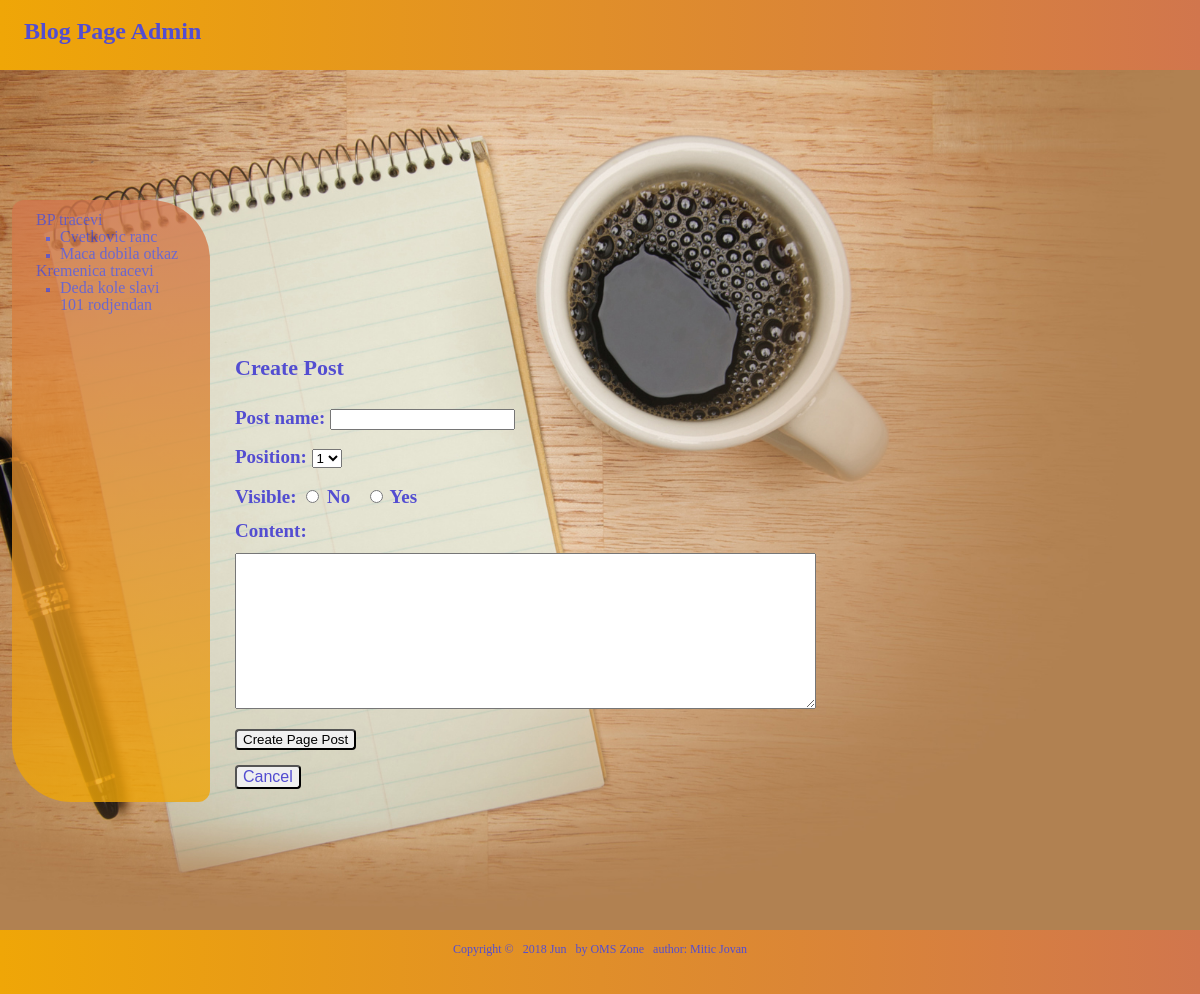
/new_page.php?subject=14, run on the app's committed database.
### tables this page shows
CREATE TABLE `subjects` (
  `id` int(11) NOT NULL AUTO_INCREMENT,
  `manu_name` varchar(650) DEFAULT NULL,
  `position` int(3) NOT NULL,
  `visible` tinyint(1) NOT NULL,
  PRIMARY KEY (`id`)
);

CREATE TABLE `pages` (
  `id` int(11) NOT NULL AUTO_INCREMENT,
  `subject_id` int(11) NOT NULL,
  `manu_name` varchar(30) NOT NULL,
  `position` int(3) NOT NULL,
  `visible` tinyint(1) NOT NULL,
  `content` text,
  PRIMARY KEY (`id`),
  KEY `subject_id` (`subject_id`)
);

### public/new_page.php (the view, shortened to what this page needs)
<?php require_once("../includes/db_connection.php"); ?>
<?php require_once("../includes/functions.php"); ?>
<?php find_selected_page(); ?>
<?php include("../includes/layouts/header.php"); ?>
	<div id="main">
	<div id="navigation">
		<?php echo navigation($current_subject, $current_page); ?>
	</div>
	<div id="page">
		<br>
		<h2>Create Post</h2>
		<form action="new_page.php?subject=<?php echo urlencode($current_subject["id"]); ?> " method="post">
		<p>Post name:
			<input type="text" name="manu_name" value="">
		</p>
		<p>Position:
		<select name="position">
			<?php
			$page_set = find_pages_for_subject($current_subject["id"]);
			$page_count = mysqli_num_rows($page_set);
			for ($count = 1; $count <= ($page_count + 1); $count++){
				echo "<option value=\"{$count}\">{$count}</option>";
			}
			 ?>
		</select>
		</p>
		<p>Visible:
			<input type="radio" name="visible" value="0"> No &nbsp;
			<input type="radio" name="visible" value="1"> Yes
		</p>
		<p>Content:<br><br>
		<textarea name="content" rows="10" cols="70"></textarea>
		</p>
		<input class="button" type="submit" name="submit" value="Create Page Post">
		</form>
		<br>
		<button class="button"><a href="manage_content.php?subject=<?php echo urlencode($current_subject["id"]); ?>">Cancel</a></button>
	</div>
</div>
		<?php include("../includes/layouts/footer.php") ?>

### includes/functions.php (shortened to what this page needs)
<?php
	function find_all_subjects($public=true) {
				global $connection;
				$query = "SELECT * ";
				$query .= "FROM subjects " ;
				$query .= "ORDER BY position ASC";
				$subject_set = mysqli_query($connection, $query);
				return $subject_set;
	}
	function find_pages_for_subject($subject_id, $public=true) {
				global $connection;
				$safe_subject_id = mysqli_real_escape_string($connection, $subject_id);
				$query = "SELECT * ";
				$query .= "FROM pages ";
				$query .= "WHERE subject_id = {$safe_subject_id} ";
				if ($public) {
					$query .= "AND visible = 1 ";
				}
				$query .= "ORDER BY position ASC";
				$page_set = mysqli_query($connection, $query);
				return $page_set;
	}
	 function find_subject_by_id($subject_id, $public=true) {
				global $connection;
				$query = "SELECT * ";
				$query .= "FROM subjects " ;
				$query .= "WHERE id = {$subject_id} ";
				$query .= "LIMIT 1";
				$subject_set = mysqli_query($connection, $query);
				 if ($subject = mysqli_fetch_assoc($subject_set)) {
				 	return $subject;
				 } else {
				 	return null;
				 }
	}
	function find_selected_page($public=false) {
		if (isset($_GET["subject"])) {
			$current_subject = find_subject_by_id($_GET["subject"],$public);
			if ($current_subject && $public) {
				$current_page = find_default_page_for_subject($current_subject["id"]);
			} else {
				$current_page = null;
			}
		} elseif (isset($_GET["page"])) {
			$current_subject = null;
			$current_page = find_page_by_id($_GET["page"], $public);
		} else {
			$current_subject = null;
			$current_page = null;
		}
	}
	function navigation($subject_array, $page_array) {
		$output = "<ul class=\"subjects\">";
				$subject_set = find_all_subjects(false);
				while ($subject = mysqli_fetch_assoc($subject_set)) {
					$output .= "<li";
					if ($subject_array && $subject["id"] == $subject_array["id"]) {
					$output .= " class=\"selected\"";
					}
					$output .= ">";
					$output .= "<a href=\"manage_content.php?subject=";
					$output .= urlencode($subject["id"]);
					$output .= "\">";
					$output .= htmlentities($subject["manu_name"]);
					$output .= "</a>";
					$page_set = find_pages_for_subject($subject["id"], false);
					$output .="<ul class=\"pages\">";
					while ($page = mysqli_fetch_assoc($page_set)) {
					$output .= "<li";
					$output .= ">";
					$output .= "<a href=\"manage_content.php?page=";
					$output .= urlencode($page["id"]);
					$output .= "\">";
					$output .= htmlentities($page["manu_name"]);
					$output .= "</a></li>";
					}
					$output .= "</ul></li>";
				}
			$output .= "</ul>";
			return $output;
	}
 ?>

### public/css/public.css (style rules this page uses)
html body { margin: 0; padding: 0; border: 0; font-size: 12px; line-height: 15px; background: #5892ef; }
p { color: #534dd1; }
a { color: #534dd1; }
.button { border-radius: 4px; }
#main { height: 860px; width: 100%; margin: 0; padding: 0; background-image: url("../images/pic4.jpg"); background-repeat: no-repeat; background-size: cover; }
#navigation { float: left; width: 150px; height: 70%; margin-top: 130px; margin-left: 12px; padding: 0 2em; color: #534dd1; background: linear-gradient(#d1764d, #efa607); border-radius: 12px 60px; opacity: 0.8; margin-right: 25px; }
#navigation a { text-decoration: none; }
ul.subjects { margin: 1em 0; padding-left: 0; list-style: none; }
ul.pages { padding-left: 2em; list-style: square; font-weight: normal; }
#page { vertical-align: top; padding-top: 260px; margin-left: 220px; }
#page h2 { color: #534dd1; margin: 0 auto; padding: 15px; font-size: 22px; }
#page p, a { font-size: 16px; text-decoration: none; }
#page p { font-size: 19px; color: #534dd1; font-weight: bold; }

### data on the page
subjects: value "BP tracevi"
pages: value "Cvetkovic ranc"
pages: value "Maca dobila otkaz"
subjects: value "Kremenica tracevi"
pages: value "Deda kole slavi 101 rodjendan"

### other printed values
form field position "1"
